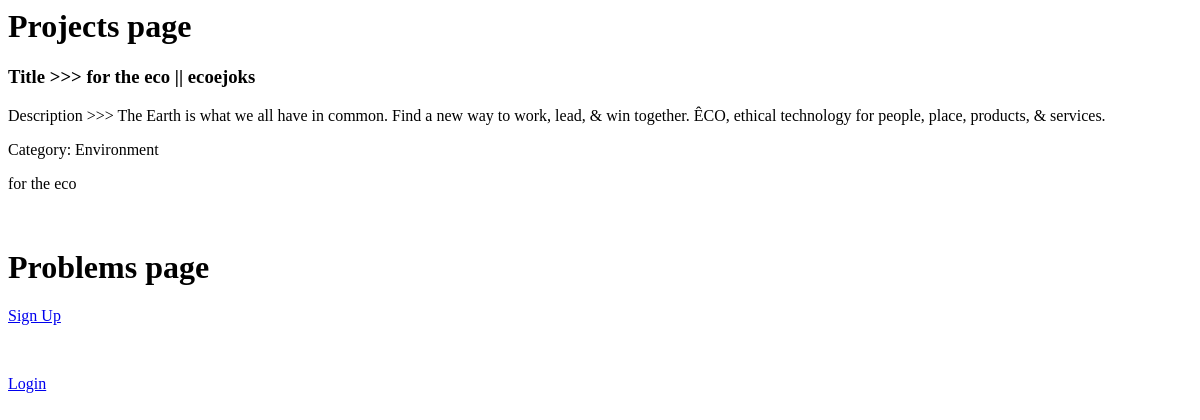
Before: / with the older database file.
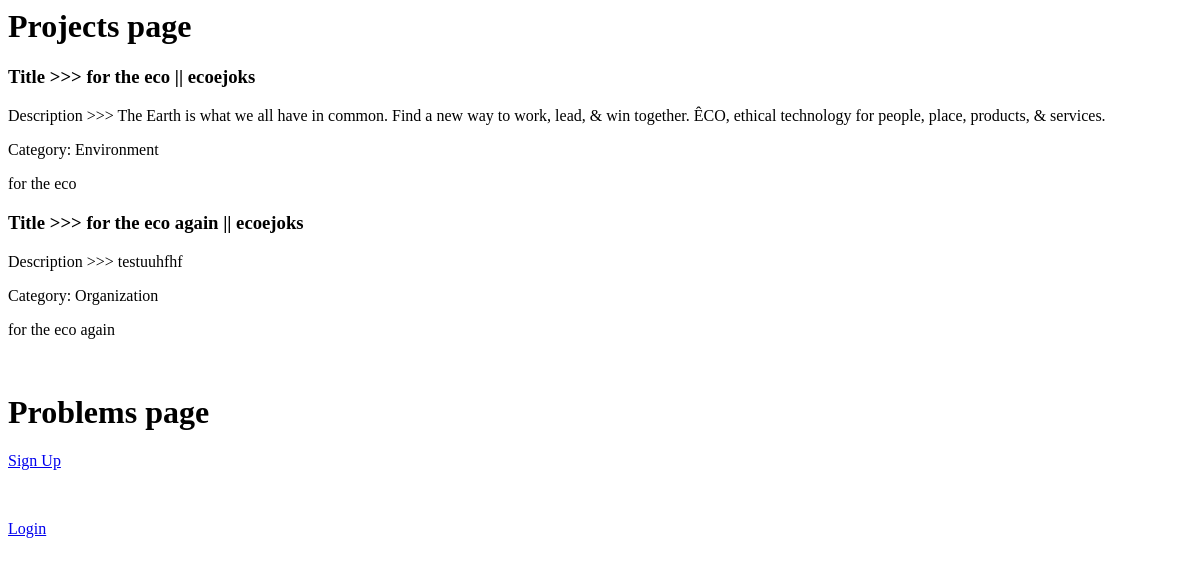
After: the same page with the newer database file.
### ecoplatform/models.py (models this page shows, shortened)
class Project(models.Model):
    def get_image_path(instance,filename):
        title, ext = filename.split('.')
        image_path = 'project_photos/{project_title}/{photo_name}.{ext}'.format(project_title=instance.title,photo_name=title,ext=ext)
        return image_path
    title = models.CharField(max_length=100)
    description = models.TextField(max_length=500)
    owner = models.ForeignKey(User,on_delete=models.CASCADE)
    created = models.DateTimeField(default = timezone.now)
    category = models.ForeignKey('Category',on_delete=models.SET_NULL,null=True)
    project_photo_main = models.ImageField(upload_to=get_image_path)
    project_photo_1 = models.ImageField(upload_to=get_image_path,blank=True)
    project_photo_2 = models.ImageField(upload_to=get_image_path,blank=True)
    project_photo_3 = models.ImageField(upload_to=get_image_path,blank=True)
    project_photo_4 = models.ImageField(upload_to=get_image_path,blank=True)
    slug = models.SlugField(blank=True,null=True)
    isTrending = models.BooleanField(default=False)
    class Meta:
        verbose_name = 'Project'
        verbose_name_plural = 'Projects'

class Category(models.Model):
    name = models.CharField(max_length=50)
    image = models.ImageField(upload_to='category/', blank=True, null=True)
    slug = models.SlugField(blank=True, null=True)
    class Meta:
        verbose_name = 'category'
        verbose_name_plural = 'categories'
    def __str__(self):
        return self.name

### ecoplatform/views.py (the view)
# urls.py: path('', views.index, name='home'),
def index(request):
    category_list = Category.objects.all()
    projects = Project.objects.all()
    problems = Problem.objects.all()
    context = {
        'category_list':category_list,
        'projects': projects,
        'problems': problems,
    }
    return render(request,'ecoplatform/index.html',context)

### templates/ecoplatform/index.html (shortened to what this page needs)
<h1>Projects page</h1>
{% for project in projects %}
<h3>Title >>> {{project.title}} || {{project.owner}}</h3>
<p>Description >>> {{project.description}}</p>
<span>Category: {{project.category}}</span>
<p>{{project.title}}</p>
{% endfor %}
<h1>Problems page</h1>
<p> <a href="{% url 'ecousers:register' %}">Sign Up</a> </p>
{% if user.is_authenticated %}
<p> <a href="{% url 'ecousers:logout' %}">Logout</a> </p>
{% else %}
<p> <a href="{% url 'ecousers:login' %}">Login</a> </p>
{% endif %}

Changed rows visible on the page:
added Project: title "for the eco again", owner "ecoejoks", description "testuuhfhf", category "Organization"
